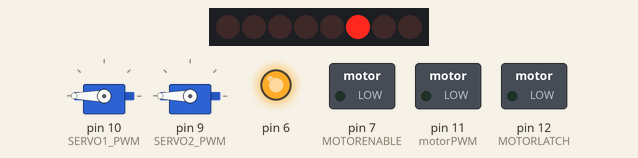
Recording of a sketch running on a simulated Arduino Uno, built with avr-gcc and run on an emulated ATmega328P. Parts: 2 × servo, 24 shift-register outputs drawn as a row of LEDs (first output left, lit = HIGH), switched loads named in the sketch (green lamp = pin HIGH), output pins drawn as LEDs (lit = HIGH). What the sketch prints to the serial monitor is not drawn.

Above: at 6.1 s.
At 8.1 s:
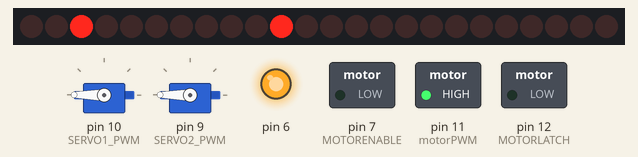
At 15.6 s:
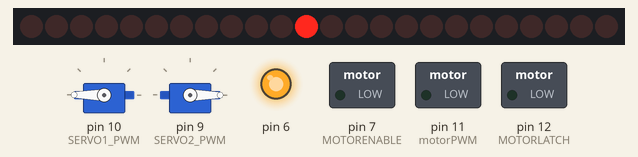
At 23.1 s:
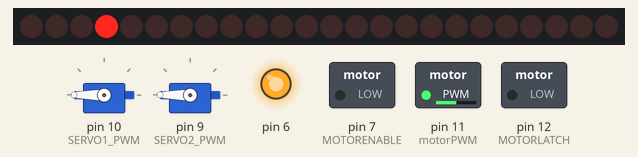
At 31.1 s:
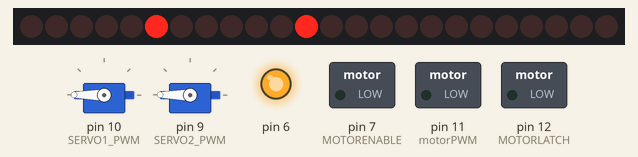
At 38.6 s:
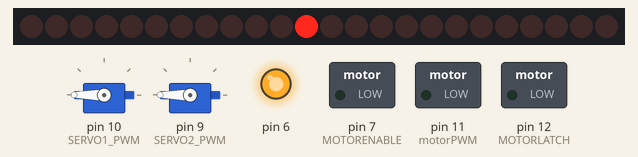
Timing chart, 0 to 40.0 s (numbered marks = the images above):
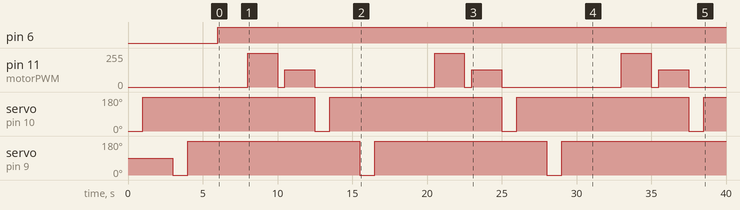

Measured:
- by itself, pin 6: LOW → HIGH at 6.0 s
- by itself, pin 11 (motorPWM): repeats every 12.5 s: 0/255 0.50 s, 128/255 2.0 s, 0/255 8.0 s, 255/255 2.0 s
- by itself, servo on pin 10 (SERVO1_PWM), servo on pin 9 (SERVO2_PWM): alternates 180° for 11.5 s and 0° for 1.0 s

The sketch:

servos2.ino
```cpp
#include <Servo.h>


// Arduino pins for the shift register
#define MOTORLATCH 12
#define MOTORCLK 4
#define MOTORENABLE 7
#define MOTORDATA 8

// 8-bit bus after the 74HC595 shift register
// (not Arduino pins)
// These are used to set the direction of the bridge driver.
#define MOTOR1_A 2
#define MOTOR1_B 3
#define MOTOR2_A 1
#define MOTOR2_B 4
#define MOTOR3_A 5
#define MOTOR3_B 7
#define MOTOR4_A 0
#define MOTOR4_B 6

// Arduino pins for the PWM signals.
#define MOTOR1_PWM 11
#define MOTOR2_PWM 3
#define MOTOR3_PWM 6
#define MOTOR4_PWM 5
#define SERVO1_PWM 10
#define SERVO2_PWM 9

// Codes for the motor function.
#define FORWARD 1
#define BACKWARD 2
#define BRAKE 3
#define RELEASE 4


// Declare classes for Servo connectors of the MotorShield.
Servo servo_1;
Servo servo_2;


void setup()
{
  Serial.begin(9600);
  Serial.println("Simple Motor Shield sketch");

  // Use the default "Servo" library of Arduino.
  // Attach the pin number to the servo library.
  // This might also set the servo in the middle position.
  servo_1.attach(SERVO1_PWM);
  servo_2.attach(SERVO2_PWM);
}


void loop()
{
  // Suppose there are two servo motors connected.
  // Let them move 180 degrees.
  servo_1.write(0);
  delay(1000);
  servo_1.write(180);
  delay(2000);

  servo_2.write(0);
  delay(1000);
  servo_2.write(180);
  delay(2000);


  // Suppose there is a relay, or light or solenoid
  // connected to M3_A and GND.
  // Note that the 'speed' (the PWM, the intensity)
  // is for both M3_A and M3_B.
  // The output is a push-pull output (half bridge),
  // so it can also be used to drive something low.
  // The 'speed' (the PWM, the intensity) can be set
  // to zero, that would make the output disabled
  // and floating.
  motor_output(MOTOR3_A, HIGH, 255);
  delay(2000);
  motor_output(MOTOR3_A, LOW, 255);


  // Suppose a DC motor is connected to M1_A(+) and M1_B(-)
  // Let it run full speed forward and half speed backward.
  // If 'BRAKE' or 'RELEASE' is used, the 'speed' parameter
  // is ignored.
  motor(1, FORWARD, 255);
  delay(2000);
  // Be friendly to the motor: stop it before reverse.
  motor(1, RELEASE, 0);
  delay(500);
  motor(1, BACKWARD, 128);
  delay(2000);
  motor(1, RELEASE, 0);
}


// Initializing
// ------------
// There is no initialization function.
//
// The shiftWrite() has an automatic initializing.
// The PWM outputs are floating during startup,
// that's okay for the Motor Shield, it stays off.
// Using analogWrite() without pinMode() is valid.
//


// ---------------------------------
// motor
//
// Select the motor (1-4), the command,
// and the speed (0-255).
// The commands are: FORWARD, BACKWARD, BRAKE, RELEASE.
//
void motor(int nMotor, int command, int speed)
{
  int motorA, motorB;

  if (nMotor >= 1 && nMotor <= 4)
  {
    switch (nMotor)
    {
    case 1:
      motorA   = MOTOR1_A;
      motorB   = MOTOR1_B;
      break;
    case 2:
      motorA   = MOTOR2_A;
      motorB   = MOTOR2_B;
      break;
    case 3:
      motorA   = MOTOR3_A;
      motorB   = MOTOR3_B;
      break;
    case 4:
      motorA   = MOTOR4_A;
      motorB   = MOTOR4_B;
      break;
    default:
      break;
    }

    switch (command)
    {
    case FORWARD:
      motor_output (motorA, HIGH, speed);
      motor_output (motorB, LOW, -1);     // -1: no PWM set
      break;
    case BACKWARD:
      motor_output (motorA, LOW, speed);
      motor_output (motorB, HIGH, -1);    // -1: no PWM set
      break;
    case BRAKE:
      // The AdaFruit library didn't implement a brake.
      // The L293D motor driver ic doesn't have a good
      // brake anyway.
      // It uses transistors inside, and not mosfets.
      // Some use a software break, by using a short
      // reverse voltage.
      // This brake will try to brake, by enabling
      // the output and by pulling both outputs to ground.
      // But it isn't a good break.
      motor_output (motorA, LOW, 255); // 255: fully on.
      motor_output (motorB, LOW, -1);  // -1: no PWM set
      break;
    case RELEASE:
      motor_output (motorA, LOW, 0);  // 0: output floating.
      motor_output (motorB, LOW, -1); // -1: no PWM set
      break;
    default:
      break;
    }
  }
}


// ---------------------------------
// motor_output
//
// The function motor_ouput uses the motor driver to
// drive normal outputs like lights, relays, solenoids,
// DC motors (but not in reverse).
//
// It is also used as an internal helper function
// for the motor() function.
//
// The high_low variable should be set 'HIGH'
// to drive lights, etc.
// It can be set 'LOW', to switch it off,
// but also a 'speed' of 0 will switch it off.
//
// The 'speed' sets the PWM for 0...255, and is for
// both pins of the motor output.
//   For example, if motor 3 side 'A' is used to for a
//   dimmed light at 50% (speed is 128), also the
//   motor 3 side 'B' output will be dimmed for 50%.
// Set to 0 for completelty off (high impedance).
// Set to 255 for fully on.
// Special settings for the PWM speed:
//    Set to -1 for not setting the PWM at all.
//
void motor_output (int output, int high_low, int speed)
{
  int motorPWM;

  switch (output)
  {
  case MOTOR1_A:
  case MOTOR1_B:
    motorPWM = MOTOR1_PWM;
    break;
  case MOTOR2_A:
  case MOTOR2_B:
    motorPWM = MOTOR2_PWM;
    break;
  case MOTOR3_A:
  case MOTOR3_B:
    motorPWM = MOTOR3_PWM;
    break;
  case MOTOR4_A:
  case MOTOR4_B:
    motorPWM = MOTOR4_PWM;
    break;
  default:
    // Use speed as error flag, -3333 = invalid output.
    speed = -3333;
    break;
  }

  if (speed != -3333)
  {
    // Set the direction with the shift register
    // on the MotorShield, even if the speed = -1.
    // In that case the direction will be set, but
    // not the PWM.
    shiftWrite(output, high_low);

    // set PWM only if it is valid
    if (speed >= 0 && speed <= 255)
    {
      analogWrite(motorPWM, speed);
    }
  }
}


// ---------------------------------
// shiftWrite
//
// The parameters are just like digitalWrite().
//
// The output is the pin 0...7 (the pin behind
// the shift register).
// The second parameter is HIGH or LOW.
//
// There is no initialization function.
// Initialization is automatically done at the first
// time it is used.
//
void shiftWrite(int output, int high_low)
{
  static int latch_copy;
  static int shift_register_initialized = false;

  // Do the initialization on the fly,
  // at the first time it is used.
  if (!shift_register_initialized)
  {
    // Set pins for shift register to output
    pinMode(MOTORLATCH, OUTPUT);
    pinMode(MOTORENABLE, OUTPUT);
    pinMode(MOTORDATA, OUTPUT);
    pinMode(MOTORCLK, OUTPUT);

    // Set pins for shift register to default value (low);
    digitalWrite(MOTORDATA, LOW);
    digitalWrite(MOTORLATCH, LOW);
    digitalWrite(MOTORCLK, LOW);
    // Enable the shift register, set Enable pin Low.
    digitalWrite(MOTORENABLE, LOW);

    // start with all outputs (of the shift register) low
    latch_copy = 0;

    shift_register_initialized = true;
  }

  // The defines HIGH and LOW are 1 and 0.
  // So this is valid.
  bitWrite(latch_copy, output, high_low);

  // Use the default Arduino 'shiftOut()' function to
  // shift the bits with the MOTORCLK as clock pulse.
  // The 74HC595 shiftregister wants the MSB first.
  // After that, generate a latch pulse with MOTORLATCH.
  shiftOut(MOTORDATA, MOTORCLK, MSBFIRST, latch_copy);
  delayMicroseconds(5);    // For safety, not really needed.
  digitalWrite(MOTORLATCH, HIGH);
  delayMicroseconds(5);    // For safety, not really needed.
  digitalWrite(MOTORLATCH, LOW);
}
```
